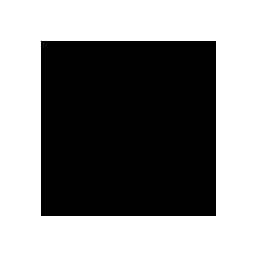
%> input picture Assignments/Submission/Question2/square.jpg, 256 x 256 px
$ octave prog2_2squaremainfile.m   (GNU Octave 9; MATLAB toolbox functions it lacks are replaced by stand-ins)
%> lines starting %> are read from the running program, lines starting %| are printed output that depends on the picture
### Assignments/Submission/Question2/FourthOrderDiscreteDerivative.m
function Order4dd=FourthOrderDiscreteDerivative(inputpoints)

    u   = ones(inputpoints - 2, 1);
    w   = -4 * ones(inputpoints - 1, 1);
    v   = 6 * ones(inputpoints, 1);
    Order4dd  = diag(u, 2) + diag(u, -2)+ diag(v) + diag(w, 1) + diag(w, -1);

    Order4dd(1, inputpoints)      = -4;
    Order4dd(inputpoints, 1)      = -4;
    Order4dd(1, inputpoints-1)    = 1;
    Order4dd(inputpoints - 1, 1)  = 1;
    Order4dd(2, inputpoints)      = 1;
    Order4dd(inputpoints, 2)      = 1;

end

### Assignments/Submission/Question2/SecondOrderDiscreteDerivative.m
function Order2dd=SecondOrderDiscreteDerivative(inputpoints)
    w   = 1 * ones(inputpoints-1, 1);
    v   = -2 * ones(inputpoints, 1);
    Order2dd  = diag(v)+diag(w, 1) + diag(w, -1);

    Order2dd(1, inputpoints) = 1;
    Order2dd(inputpoints, 1) = 1;
end

### Assignments/Submission/Question2/prog2_2squaremainfile.m
close all;
clear all;
clc;
%%
%Energy equation of snake=alpha*v(ss)-Beta*v(ssss)+Eext(Image)%
inputpoints=50;
timediff=0.03;
ImageFileName='Square.jpg';
I2=double(imread(ImageFileName))/255;
%> I2: size 256x256 double; min 0, max 1, mean 0.533

%fprintf('\n Input %d points manually', inputpoints);
%XY2D = Get2DPoints(ImageFileName, inputpoints);x1 = XY2D(1, :);y1 = XY2D(2, :);disp(XY2D);
%%
%For the Square Image we have the input points if you want to hardcode the
%points instead of tediously giving the input as 50 points
x1=[215.486767485822,204.598298676749,191.532136105860,181.611531190926,174.352551984877,160.076559546314,148.946124763705,136.847826086957,124.749527410208,108.295841209830,98.6172022684310,82.8894139886579,62.8062381852552,50.2240075614367,34.4962192816635,33.5283553875236,33.2863894139887,33.0444234404537,33.0444234404537,32.5604914933837,32.5604914933837,32.5604914933837,34.9801512287335,52.4017013232514,64.7419659735350,76.5982986767486,83.8572778827977,100.068998109641,114.103024574669,127.169187145558,139.267485822306,152.575614366730,168.061436672968,179.433837429112,191.290170132325,206.775992438563,215.486767485822,220.084120982987,221.293950850662,222.745746691871,222.987712665406,222.987712665406,222.987712665406,222.987712665406,222.745746691871,222.745746691871,222.745746691871,222.987712665406,222.987712665406,220.326086956522];
y1=[34.5281690140845,33.6267605633803,34.0774647887324,34.0774647887324,34.0774647887324,33.6267605633803,32.7253521126760,32.7253521126760,32.7253521126760,32.7253521126760,32.2746478873239,30.0211267605634,31.8239436619718,33.6267605633803,33.6267605633803,61.1197183098591,92.2183098591549,118.359154929577,142.246478873239,164.781690140845,186.866197183099,206.697183098592,222.021126760563,225.176056338028,225.176056338028,225.626760563380,225.626760563380,228.781690140845,227.429577464789,227.429577464789,226.978873239437,227.429577464789,226.077464788732,226.077464788732,227.880281690141,227.880281690141,227.880281690141,226.077464788732,197.232394366197,171.542253521127,141.795774647887,130.978873239437,120.161971830986,105.288732394366,93.5704225352113,75.0915492957746,64.7253521126760,50.7535211267605,39.4859154929577,35.8802816901408];
xvector=x1(:);
yvector=y1(:);

xvector(end)=xvector(1);
yvector(end)=yvector(1);

%Input Image and Initial Points%
lw=1.25;%linewidth parameter inputted for the plot%
figure, imshow(I2), hold on, plot(xvector, yvector, 'r', 'LineWidth',lw), hold off;

%The external force term in the energy equation of the snake related to the gradient of the image (Fexternal=-gradient(Image))%
I2smoothed=imgaussfilt(I2,1.5);
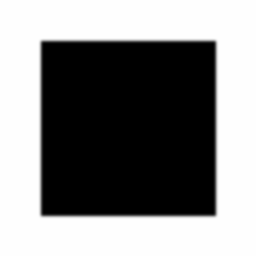
%> I2smoothed: size 256x256 double; min 0, max 1, mean 0.533; mean of the top-left, top-right, bottom-left and bottom-right quarters 0.538, 0.533, 0.533, 0.527
[I2x, I2y]=gradient(I2smoothed);
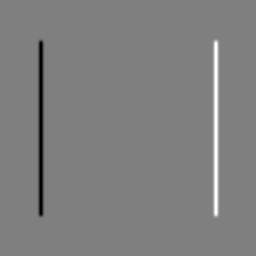
%> I2x: size 256x256 double; min -0.244, max 0.244, mean 2.68e-19; drawn with min black and max white
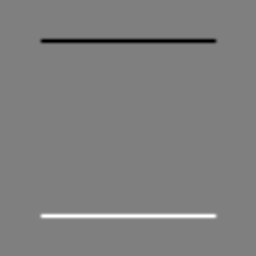
%> I2y: size 256x256 double; min -0.244, max 0.244, mean 0; drawn with min black and max white
NormValSquared=(I2x.^2)+(I2y.^2);
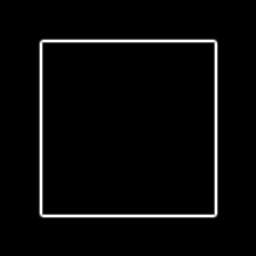
%> NormValSquared: size 256x256 double; min 0, max 0.0595, mean 0.00195; drawn with min black and max white
[I2SquaredNormxx, I2SquaredNormyy]=gradient(NormValSquared);
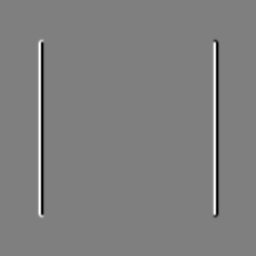
%> I2SquaredNormxx: size 256x256 double; min -0.027, max 0.027, mean 5.19e-20; drawn with min black and max white
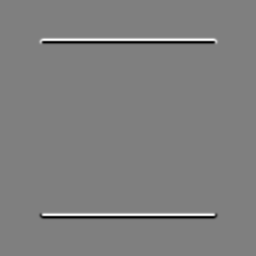
%> I2SquaredNormyy: size 256x256 double; min -0.027, max 0.027, mean 1.69e-20; drawn with min black and max white


%Both of these terms are used in the energy eqn of the snake and multipled by alpha term and beta term respectively%
Order2dd=SecondOrderDiscreteDerivative(inputpoints);
Order4dd=FourthOrderDiscreteDerivative(inputpoints);
alpha=1.3;beta=0.8;

E= eye(inputpoints)+timediff*(-alpha*Order2dd+beta*Order4dd);
Einverse=inv(E);
%Some parameters that need to be initialized before the loop is made%
iterationmax=150;delta=4500;iterationdiff=50;
hold on;
%Iteration Loop%
for iterations=1:iterationmax
    interpolatedxvalues=interp2(I2SquaredNormxx,xvector,yvector);
    interpolatedyvalues=interp2(I2SquaredNormyy,xvector,yvector);
    interpolatedvectorx=interpolatedxvalues(:);
    interpolatedvectory=interpolatedyvalues(:);

    itm1=xvector+timediff*delta*interpolatedvectorx;
    itm2=yvector+timediff*delta*interpolatedvectory;

    xvector = E\itm1;
    yvector = E\itm2;
    xvector(end) = xvector(1);
    yvector(end) = yvector(1);

        if(mod(iterations,iterationdiff) == 0)
            plot(xvector, yvector, 'LineWidth',lw);
        end


end
%> after the loop, xvector = 50 values, max 218 at index 46, min 39.65 at index 20, mean 136; yvector = 50 values, max 225.8 at index 32, min 25.85 at index 1, mean 124
if(mod(iterationmax,iterationdiff)==0)
        legend('Stages', 'First', 'Second', 'Final');
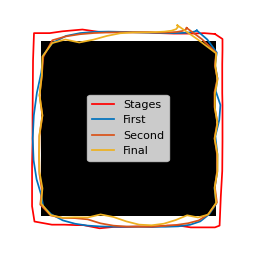
%> figure redrawn from the program's plot data
end
    hold off;
